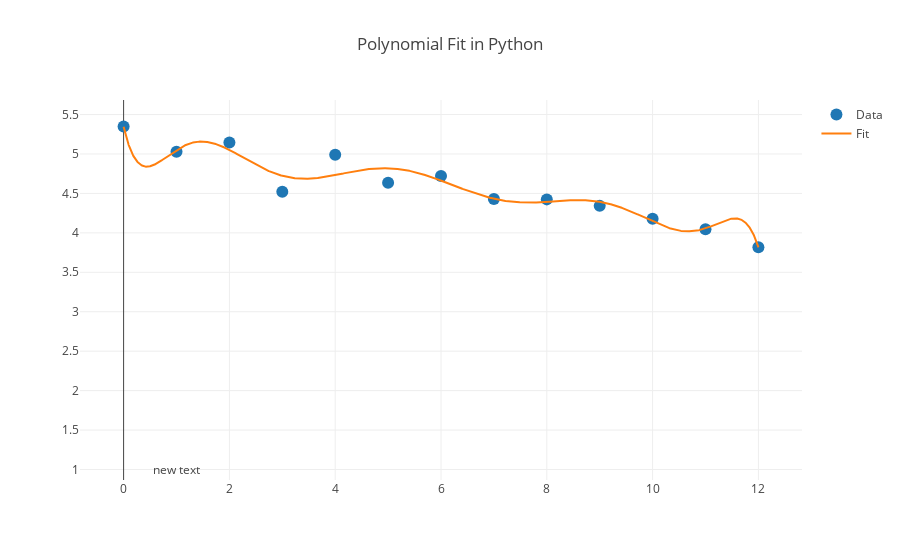

Source (notebook cell):
### Code cell
india = len(India_Data_LL)
india_days = 3210
india_power = 9.8
India_13yr_LL = interploation_1d(India_Data_LL, india, india_days, india_power)

### Figure 1 — Plotly figure (JSON) as saved in the notebook; plotly's stock layout.template omitted (floating-point values rounded to 4 significant figures; data arrays with more than 128 entries replaced by an {"elided": "..."} marker saying what was removed)
{"data": [{"marker": {"size": 12}, "mode": "markers", "name": "Data", "type": "scatter", "uid": "73e139cf-b94e-4093-ace6-16dd538f67f1", "x": [0, 1, 2, 3, 4, 5, 6, 7, 8, 9, 10, 11, 12], "y": [5.348, 5.027, 5.146, 4.522, 4.989, 4.635, 4.72, 4.428, 4.424, 4.342, 4.179, 4.046, 3.818]}, {"mode": "lines", "name": "Fit", "type": "scatter", "uid": "a99f20ee-5986-485f-91e4-dc2588da3bbd", "x": {"elided": "3210 float values"}, "y": {"elided": "3210 float values"}}], "layout": {"annotations": [{"showarrow": false, "x": 1, "y": 1}], "title": {"text": "Polynomial Fit in Python"}}}
